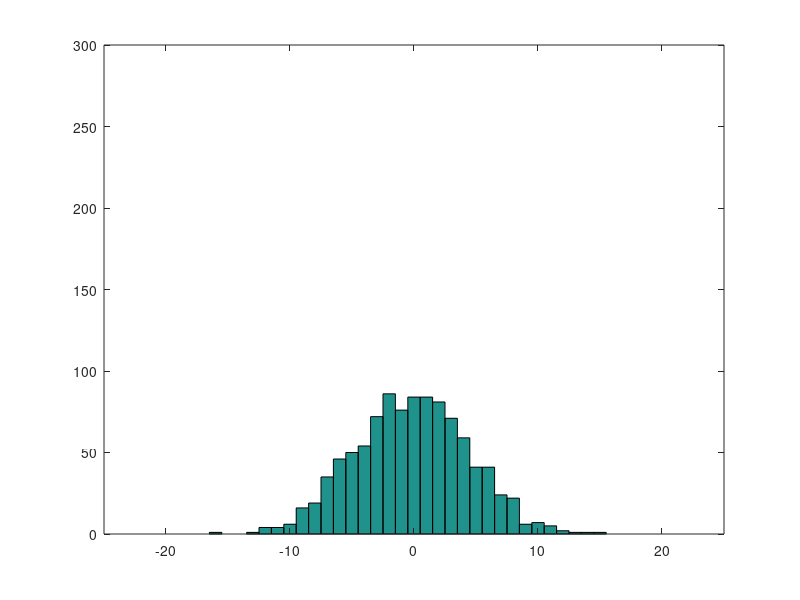
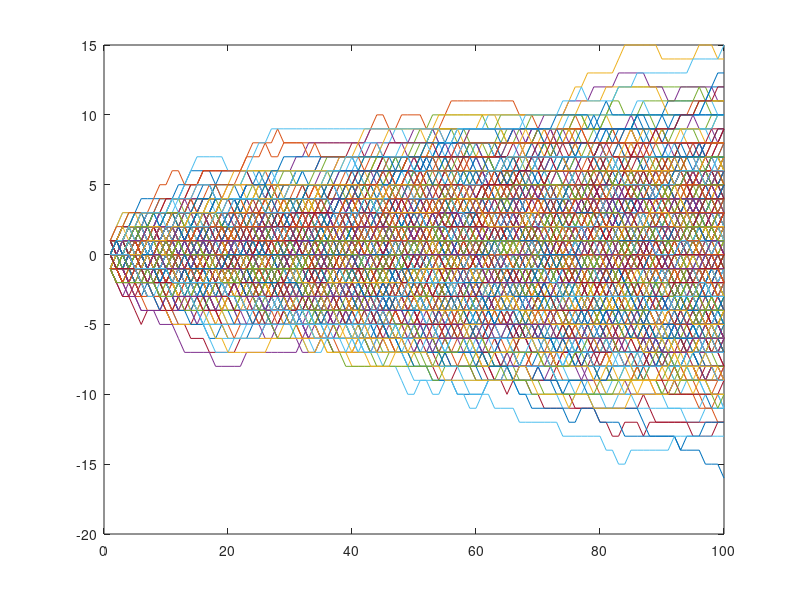

The MATLAB script that drew these images, in order:
% diffusion on a grid via a random walk

% create a vector of numbers
N = 1000; % number of objects
X = zeros(N,1); % initial position


lambda = 0.1; % Probability of movement
M = 100;  % number of time steps
XS = zeros(N,M);
c = [lambda,2*lambda,1];

% Specify the movement vector
xm(1) = 1;
xm(2) = -1;
xm(3) = 0;

for j = 1:M
    R = rand(N,1);
    for k = 1:N
       ndx= min(find(R(k)<=c));
       X(k) = X(k) + xm(ndx);
       XS(:,j) = X;
    end
    
    figure(1)
  hist(X,[-20:20])
  axis([-25 25 0 300])
  pause(0.1)
  
end
figure(2)
plot(XS')


